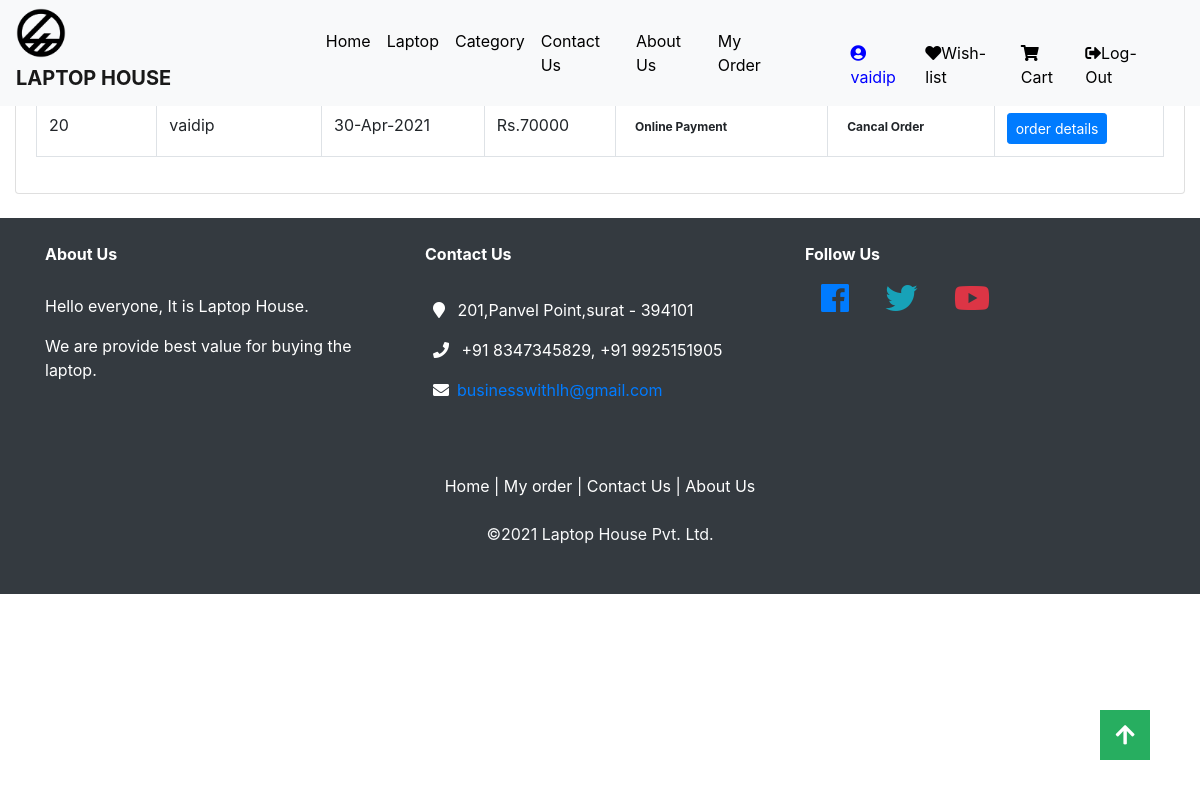
/yourorder.php (signed in), run on the app's committed database.
### tables this page shows
CREATE TABLE `tbl_registration` (
  `user_id` int(4) NOT NULL,
  `name` varchar(50) NOT NULL,
  `contact_no` bigint(10) NOT NULL,
  `email_id` varchar(50) NOT NULL,
  `password` varchar(12) NOT NULL,
  `address` varchar(50) NOT NULL,
  `city` varchar(20) NOT NULL,
  `state` varchar(20) NOT NULL,
  `pincode` int(6) NOT NULL,
  `status` int(11) NOT NULL
);

CREATE TABLE `orders` (
  `id` int(10) NOT NULL,
  `customer_name` varchar(50) NOT NULL,
  `customer_email` varchar(100) NOT NULL,
  `customer_city` varchar(100) NOT NULL,
  `customer_pincode` varchar(100) NOT NULL,
  `customer_contact` varchar(100) NOT NULL,
  `customer_address` varchar(100) NOT NULL
);

### yourorder.php (the view, shortened to what this page needs)
<?php
include("header.php");
include("db.php");
    ?>
            <form action="#" method="POST">
            <div class="main-content">
                <div class="page-content">
                    <div class="container-fluid">
                        <div class="row">
                            <div class="col-12">
                                <div class="page-title-box d-flex align-items-center justify-content-between">
                                    <h4 class="mb-0 font-size-18">View Order</h4>
                                </div>
                            </div>
                        </div>
                        <div class="row">
                            <div class="col-12">
                                <div class="card">
                                    <div class="card-body">
                                        <table id="employee_data" class="table table-bordered dt-responsive nowrap" style="border-collapse: collapse; border-spacing: 0; width: 100%;">
                                            <thead>
                                            <tr>
                                                <th>Order ID</th>
                                                <th>Billing Name</th>
                                                <th>Date</th>
                                                <th>Total</th>
                                                <th>Payment Method</th>
                                                <th>Order Status</th>
                                                <th>Action</th>
                                            </tr>
                                            </thead>
                                            <tbody>
                                            <?php
                                              $select_cat="SELECT * FROM orders where customer_email = '".$_SESSION['uname']."' ORDER BY id DESC";
                                              $run_cart=mysqli_query($con, $select_cat);
                                            while ($row_cart=mysqli_fetch_array($run_cart)) {
                                                $id=$row_cart["id"];
                                                    ?>
                                                    <tr>
                                                <td><?php echo $row_cart["id"]?> </td>
                                                <td><?php echo $row_cart["customer_name"]?></td>
                                                <?php
                                                $select_cats="SELECT DISTINCT order_date FROM customer_orders WHERE order_id='$id' and customer_email = '".$_SESSION['uname']."'  ORDER BY order_id DESC";
                                                $run_carts=mysqli_query($con, $select_cats);
                                                while ($row_carts=mysqli_fetch_array($run_carts)) {
                                                    $date=$row_carts["order_date"];
                                                    $orgDate = $date;
                                                    $newDate = date("d-M-Y", strtotime($orgDate));
                                                ?>
                                                <td><?php echo $newDate; ?></td>
                                                <?php
                                                }
                                                ?>
                                                <?php
                                                $bill=0;
                                                $total=0;
                                                $select_total="SELECT * FROM customer_orders WHERE order_id='$id' and customer_email = '".$_SESSION['uname']."' ORDER BY order_id DESC ";
                                                $run_total=mysqli_query($con,$select_total);
                                                while ($row_total=mysqli_fetch_array($run_total)) {
                                                    $qty=$row_total['qty'];
                                                    $product_id=$row_total['product_id'];
                                                    $select_totals="SELECT * FROM tbl_product WHERE product_id='$product_id' ORDER BY product_id DESC";
                                                        $run_totals=mysqli_query($con,$select_totals);
                                                        while ($row_totals=mysqli_fetch_array($run_totals)) {
                                                            $bill=$row_totals['price']*$qty;
                                                        }
                                                            $total+=$bill;
                                                        $totals=$total;
                                                }
                                                ?>
                                                <td>Rs.<?php echo  $totals; ?></td>
                                                <?php
                                                $select_pays="SELECT DISTINCT txnid,payment_status FROM customer_orders WHERE order_id='$id' and customer_email = '".$_SESSION['uname']."' ORDER BY order_id DESC ";
                                                $run_pays=mysqli_query($con, $select_pays);
                                                while ($row_pays=mysqli_fetch_array($run_pays)) {
                                                    $pay=$row_pays["txnid"];
                                                        if($pay=="")
                                                        {
                                                        ?>
                                                        <td><span class="badge badge-pill badge-soft-success font-size-10" >Cash On Delivery</span></td>
                                                        <?php
                                                        }
                                                        else{
                                                            ?>
                                                            <td><span class="badge badge-pill badge-soft-success font-size-10" > Online Payment</span></td>
                                                              <?php
                                                        }
                                            }
                                                ?>
                                                 <?php
                                                $select_payss="SELECT DISTINCT order_status FROM customer_orders WHERE order_id='$id' and customer_email = '".$_SESSION['uname']."' ORDER BY order_id DESC ";
                                                $run_payss=mysqli_query($con, $select_payss);
                                                while ($row_payss=mysqli_fetch_array($run_payss)) {
                                                    $order_status=$row_payss["order_status"];
                                                    if ($order_status=="o") {
                                                        ?>
                                                           <td><span class=" badge badge-pill badge-soft-success font-size-10" > Ordered And Approved</span></td>
                                                    <?php
                                                        }
                                                    else if($order_status=="p")
                                                    {
                                                    ?>
                                                          <td><span class=" badge badge-pill badge-soft-success font-size-10" > Packed</span>  </td>
                                                    <?php
                                                    }
                                                    else if($order_status=="s") {
                                                        ?>
                                                           <td><span class=" badge badge-pill badge-soft-success font-size-10" > Shipped</span> </td>
                                                    <?php
                                                    }
                                                    else if($order_status=="d")
                                                    {
                                                        ?>
                                                         <td> <span class=" badge badge-pill badge-soft-success font-size-10" > Delivered</span> </td>
                                                        <?php
                                                    }
                                                    else if($order_status=="c")
                                                    {
                                                      ?>
                                                      <td><span class="badge badge-pill badge-soft-danger font-size-10"> Cancal Order</span></td>
                                                    <?php
                                                    }
                                                    }
                                                    ?>
                                                <td><a href="MY.php?pid=<?php echo $row_cart['id']?>"  class="btn btn-primary btn-sm btn-rounded waves-effect waves-light view_data">order details</a></td>
                                            </tr>
                                                <?php
                                                 }?>
                                            </tbody>
                                        </table>
                                    </div>
                                </div>
                            </div>
                        </div>
                    </div>
                </div>
        <?php
include 'footer.php';
?>

### header.php (shortened to what this page needs)
<!DOCTYPE html>
<html lang="en">
<head>
<link rel="stylesheet" href="https://stackpath.bootstrapcdn.com/bootstrap/4.5.2/css/bootstrap.min.css">
<link rel="stylesheet" href="https://maxcdn.bootstrapcdn.com/font-awesome/4.7.0/css/font-awesome.min.css">
<link rel="stylesheet" href="https://use.fontawesome.com/releases/v5.7.0/css/all.css">
<link rel="stylesheet" href="css/style5.css" type="text/css">
<link rel="stylesheet" href="https://maxcdn.bootstrapcdn.com/bootstrap/4.0.0/css/bootstrap.min.css">
</head>
<body>
<div class="bs-example">
    <nav class="navbar navbar-expand-md navbar-light bg-light fixed-top" style="height:auto;">
    <div class="logo"><img src="lhlogo.png" alt="LH" style="height:50px;width:50px;margin-right:auto;">
    <a href="index.php" class="navbar-brand" style="margin-right:100px"><b>LAPTOP HOUSE</b></a>
    </div>
        <div class="collapse navbar-collapse justify-content-between" id="navbarCollapse">
            <div class="navbar-nav">
                <a href="index.php" class="nav-item nav-link" style="color:black;">Home</a>
                <a href="filter.php" class="nav-item nav-link" style="color:black;">Laptop</a>
                <div class="dropdown">
                  <a href="#" class="dropbtn nav-item nav-link" style="color:black;">Category</a>
                </div>
                <a href="contactus.php" class="nav-item nav-link" style="color:black;">Contact Us</a>
                <a href="aboutus.php" class="nav-item nav-link" style="color:black;">About Us</a>
                <?php if(isset($_SESSION['uname']))
                    {
                   ?>
                <a href="yourorder.php" class="nav-item nav-link" style="color:black;">My Order</a>
                <?php } ?>
            </div>
            <div class="navbar-nav" style="margin:0px 15px 0px 50px;margin-top:5px;">
        <?php
        if (empty($_SESSION['uname']) && empty($_SESSION['aname'])) {
        ?>
           <a href="Login.php" class="nav-item nav-link"  style="margin-top:15px;color:black;"><i class="fas fa-user"style="margin-top:5px;"></i>Log-in</a>
        <?php
        } else {
            include 'db.php';
            $select = "select * from tbl_registration where email_id='".$_SESSION['uname']."'";
            $result = mysqli_query($con,$select);
            $num = mysqli_num_rows($result);
            $name="";
            if($num > 0)
            {
                while($row = mysqli_fetch_array($result))
                {
                    $name = $row['name'];
                }
            }
        ?>
         <a href="profile.php" class="nav-item nav-link"  style="margin-top:15px;color:blue;"><i class="fas fa-user-circle" style="margin-top:7px;"></i><?php echo $name; ?></a>
            <a href="wish_list.php" class="nav-item nav-link" style="margin-top:15px;color:black;" ><i class="fas fa-heart" style="margin-top:7px;"></i>Wish-list</a>
           <a href="cart.php" class="nav-item nav-link" style="margin-top:15px;color:black;"><i class="fas fa-shopping-cart" style="margin-top:7px;"></i>Cart</a>
           <a href="logout.php"  style="margin-top:15px;color:black;" class="nav-item nav-link"><i class="fas fa-sign-out-alt" style="margin-top:7px;"></i>Log-Out</a>
            </div>
        <?php
        }
        ?>
      </div>
    </nav>
</div>

### css/style5.css (style rules this page uses)
body { padding: 0%; margin: 0%; font-family: sans-serif; background: white; }

### header.php (style rules this page uses)
table, th, td { border: 1px solid black; border-collapse: collapse; }
th, td { padding: 5px; text-align: left; }
.bs-example { margin: auto; }
.dropdown { position: relative; display: inline-block; }

### footer.php (style rules this page uses)
html { scroll-behavior: smooth; }

### data on the page
tbl_registration: name "vaidip"
orders: id "20", customer_name "vaidip", newDate "30-Apr-2021", totals "70000"
